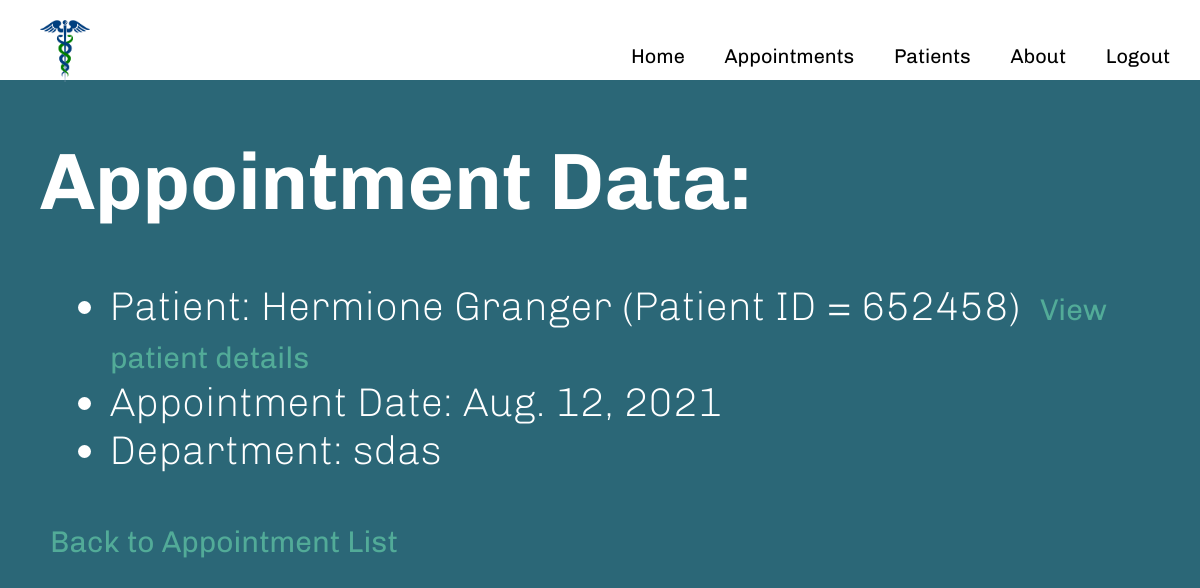
Screenshot of /appointments/8 (signed in) with the database file from the repository.
### appointments/models.py (models this page shows, shortened)
class Appointment(models.Model):
    date = models.DateField()
    patient = models.ForeignKey(Patient, on_delete=models.CASCADE, related_name="appointments")
    department = models.ForeignKey(Department, on_delete=models.CASCADE, related_name="appointments")

class Patient(models.Model):
    user = models.ForeignKey(User, on_delete=models.SET_NULL, null=True, blank=True)
    name = models.CharField(max_length=64)
    id = models.BigAutoField(primary_key=True)
    dateOfBirth = models.DateField(default=timezone.localdate)
    gender = models.CharField(max_length=64, default="")
    phone = models.IntegerField(default=1)
    notes = models.CharField(max_length=1000, default="")

class Department(models.Model):
    name = models.CharField(max_length=64)
    user = models.ForeignKey(User, on_delete=models.SET_NULL, null=True, blank=True)
    def __str__(self):
        return f"{self.name}"

### appointments/views.py (the view)
# urls.py: path("<int:appointment_id>", views.appointment, name="appointment"),
@login_required(login_url='loginPage')
def appointment(request, appointment_id):
    appointment = Appointment.objects.get(pk=appointment_id)
    return render(request, "appointments/appointment.html", {
        "appointment": appointment,
    })

### appointments/templates/appointments/appointment.html
{% extends "appointments/layout.html" %}
{% block body %}
    <h1>
        Appointment Data:
    </h1>
    <ul>
        <li>Patient: {{ appointment.patient.name }} (Patient ID = {{ appointment.patient.id }}) <a class="pageLinks" style="margin-left: 10px;" href="{% url 'patient' appointment.patient.id %}">View patient details</a></li>
        <li>Appointment Date: {{ appointment.date }}</li>
        <li>Department: {{ appointment.department }}</li>
    </ul>
    <a href = "{% url 'index' %}" class="pageLinks">Back to Appointment List</a>
{% endblock %}

### assets/styles.css (style rules this page uses)
body { font-family: Chivo, sans-serif; font-weight: 200; font-size: 40px; margin: 0px; padding: 0px; }
body li { margin-left: 70px; }
body h1 { margin-left: 40px; color: #ffffff; }
body { font-family: Chivo, sans-serif; font-weight: 200; font-size: 40px; margin: 0px; padding: 0px; background-color: #2b6777; color: white; }
.pageLinks { text-decoration: none; color: #52ab98; font-weight: normal; font-size: 30px; margin-left: 50px; }

### rows the page displays
Appointment: patient.name "Hermione Granger", patient.id "652458", date "Aug. 12, 2021", department "sdas"
